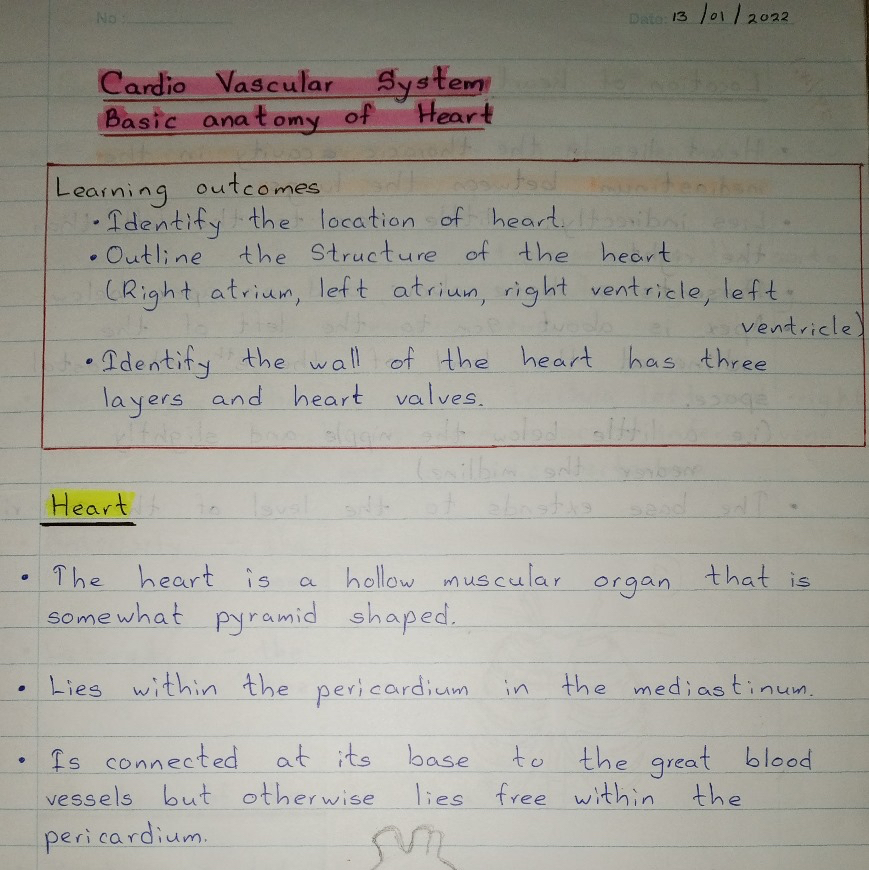
#> input picture dyslexia/temp_image.png, 869 x 870 px
$ python -i WritingLines.py   (imports and definitions only)
#> lines starting #> are read from the running program, lines starting #| are printed output that depends on the picture
import cv2
import numpy as np
from flask import Flask, request, jsonify
import os

# [1 line not run here, left out]
UPLOAD_FOLDER = 'uploads'
# [1 line not run here, left out]

# [13 lines that did not run here, left out]

def analyze_letter_position(image_path):
#> called with image_path = '../dyslexia/temp_image.png'
    image = cv2.imread(image_path)
#> image is the input picture: shape (870, 869, 3); mean B, G, R 149.8, 158.4, 161
    gray = cv2.cvtColor(image, cv2.COLOR_BGR2GRAY)
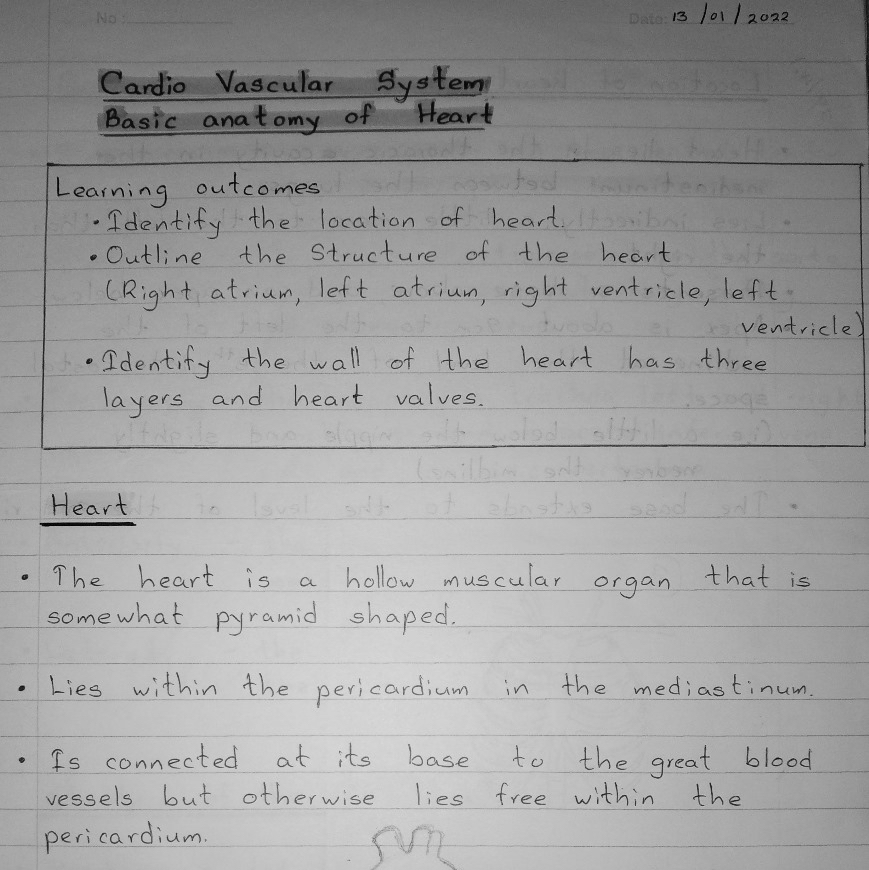
#> gray: shape (870, 869); min 1, max 222, mean 158.2

    # Apply edge detection to find lines
    edges = cv2.Canny(gray, 50, 150)
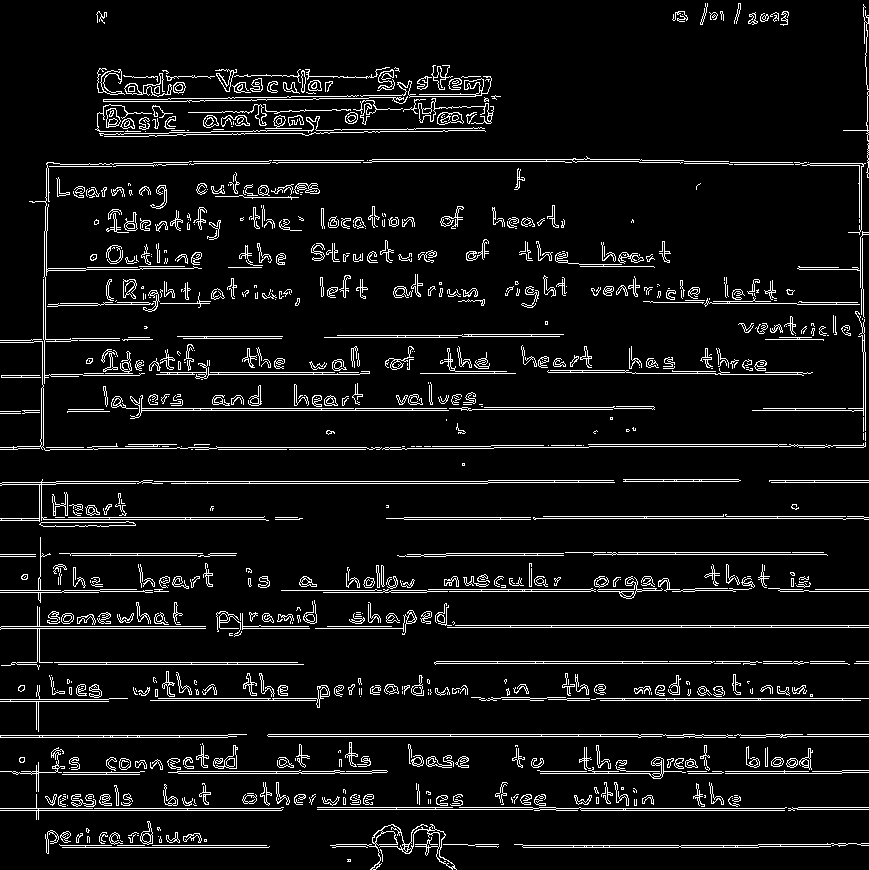
#> edges: shape (870, 869); 7% white in thin lines or dots
    lines = cv2.HoughLinesP(edges, 1, np.pi/180, threshold=100, minLineLength=100, maxLineGap=10)
#> lines = 105 rows, first 6: [766, 734, 868, 734], [556, 810, 794, 810], [766, 736, 868, 736], [60, 845, 266, 845], [567, 700, 860, 700], [0, 808, 280, 808]

    if lines is None or len(lines) < 2:
        return "Error: Could not detect two horizontal lines."

    # Sort lines by y-coordinates to get top and bottom lines
    lines = sorted(lines, key=lambda line: line[0][1])
#> lines = 105 items, first 6: [[271, 76, 396, 76]], [[184, 76, 308, 74]], [[222, 84, 332, 82]], [[369, 97, 481, 95]], [[270, 97, 433, 94]], [[152, 101, 256, 100]]
    top_line_y = lines[0][0][1]
#> top_line_y = 76
    bottom_line_y = lines[-1][0][1]
#> bottom_line_y = 847

    # Extract region between two lines
    region = gray[top_line_y:bottom_line_y, :]
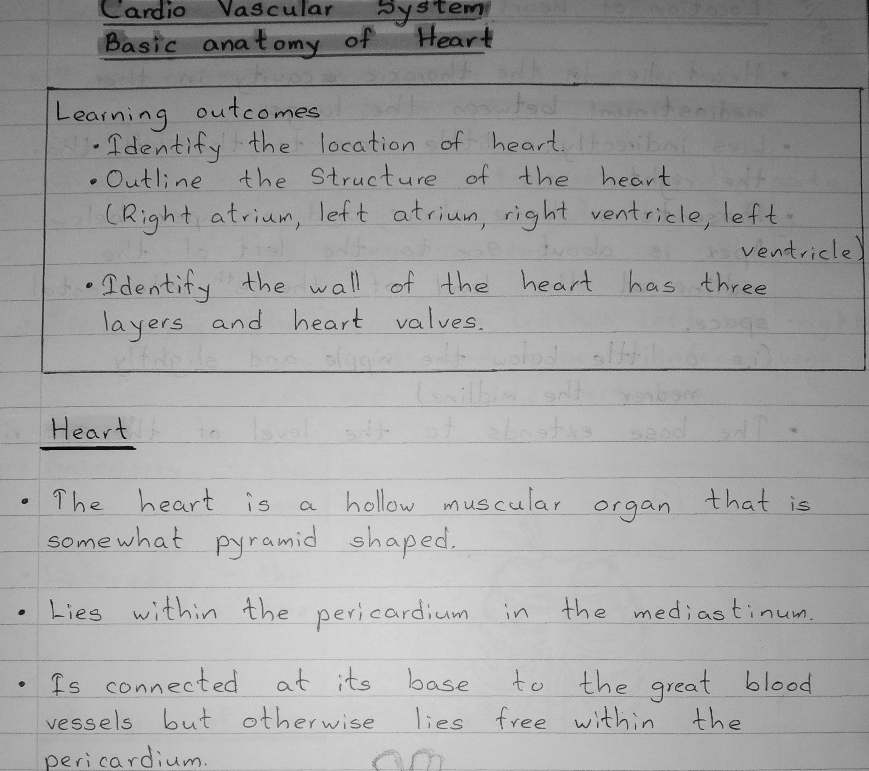
#> region: shape (771, 869); min 1, max 222, mean 162.3

    # Count dark pixels in the region (assuming letters are darker than background)
    text_pixels = np.count_nonzero(region < 128)
#> text_pixels = 88867
    total_pixels = region.shape[0] * region.shape[1]
#> total_pixels = 669999
    text_ratio = text_pixels / total_pixels
#> text_ratio = 0.133

    # If letters exceed the lines, return high potential
    if text_ratio > 0.3:  # Adjust threshold as needed
        return "High Potential of Dysgraphia"
    else:
        return "Low Potential of Dysgraphia"

# [2 lines not run here, left out]

>>> result = analyze_letter_position('../dyslexia/temp_image.png')
